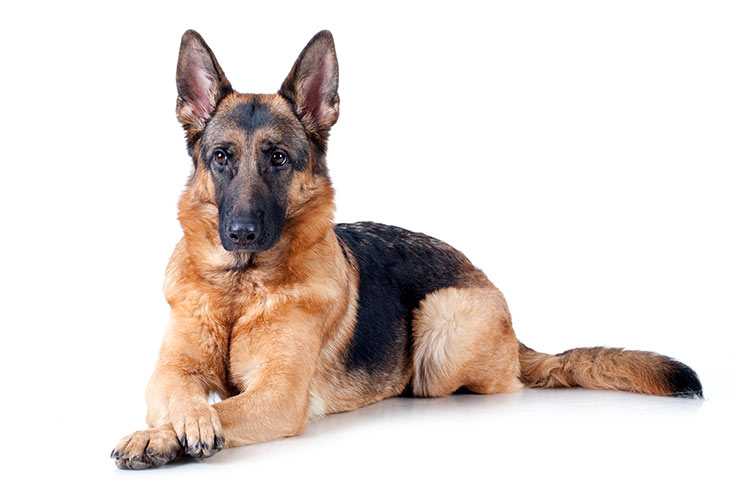
#> input picture German-Shepherd-on-White-00.jpg, 729 x 486 px
$ jupyter execute --allow-errors 'Day 13 NumPy.ipynb'   (shell and % lines are left out)
#> lines starting #> are read from the running program, lines starting #| are printed output that depends on the picture; after the words box and inside, x2 and y2 are one past the last pixel; in counts of white or black regions, pixels touching at a corner belong together
[cell 1]
import numpy as np

[cell 2]
a = [1, 2, 3]
a

[cell 3]
b = [4, 5, 6]
b

#> (a cell that did not finish here is left out)

[cell 5]
a = np.array([1, 2, 3])
a

[cell 6]
b = np.array([4, 5, 6])
b

[cell 7]
a * b

[cell 8]
a.ndim

[cell 9]
a.shape

[cell 10]
a.dtype

[cell 11]
a.astype(np.float64)

[cell 12]
b.dtype

[cell 13]
a.astype(np.int32)

[cell 14]
a

[cell 15]
x = np.array([12, 14, 16], dtype='int16')

[cell 16]
x

[cell 17]
x.dtype

[cell 18]
a = np.array([1,2,3,4,5,6,7,8,9,10,11,12])

[cell 19]
a

[cell 20]
a.ndim

[cell 21]
a.shape

[cell 22]
a.reshape((2, 6))

[cell 23]
a.shape

[cell 24]
a1 = a.reshape((2, 6))
a1

[cell 25]
a1.ndim

[cell 26]
a1.shape

[cell 27]
a.reshape((6, 2))

[cell 28]
a2 = a.reshape((6, 2))
a2

[cell 29]
a2.ndim

[cell 30]
a3 = np.arange(36)
a3

[cell 31]
a3.shape

[cell 32]
a3 = a3.reshape([6, 6])

[cell 33]
a3.shape

[cell 34]
a3.ndim

[cell 35]
a3

[cell 36]
a4 = np.arange(36)

a4 = a4.reshape((4, 3, 3))

a4

[cell 37]
a4.shape

[cell 38]
a4.ndim

[cell 39]
a5 = np.arange(36)

a5.reshape([2,3, -1])

[cell 40]
a6 = np.arange(36)

a6 = a6.reshape([2, -1, 9])

[cell 41]
a6

[cell 42]
a6.ndim

[cell 43]
a6.shape

[cell 44]
a1

[cell 45]
# a1[row, col]

a1[1, 5]

[cell 46]
a1[1, 2:4]

[cell 47]
a1[0, :]

[cell 48]
a[:]

[cell 49]
a

[cell 50]
a1[:, 2]

[cell 51]
a1

[cell 52]
a1[:, [1, 4]]

[cell 53]
a1[:, 0:-1:2]

[cell 54]
a1[:, 1:-1:2]

[cell 55]
a1[:, 1:a1.shape[1]:2]

[cell 56]
a1.shape

[cell 57]
a1.shape[0]

[cell 58]
a1.shape[1]

[cell 59]
a6

[cell 60]
a4

[cell 61]
a4[0]

[cell 62]
a4[0,0]

[cell 63]
a4[0,0,0]

[cell 64]
a4[:, :, 0]

[cell 65]
a4

[cell 66]
a4[:, 0, :]

[cell 67]
a4[0, :, :]

[cell 68]
a4

[cell 69]
a4[:, 1:-1, 1:-1]

[cell 70]
a4[:, 0:-1, 0:-1]

[cell 71]
a

[cell 72]
a[1] *= 100
a

[cell 73]
a2

[cell 74]
a2[3, 1] *= 100
a2

[cell 75]
a2[3, 1] = 555
a2

[cell 76]
a2.shape

[cell 77]
a3

[cell 78]
a3[:, 2] = [10, 10, 10, 10, 10, 10]

[cell 79]
a3

[cell 80]
a3

[cell 81]
a1

[cell 82]
a1[:, 3] = [551, 552]
a1

[cell 83]
a4

[cell 84]
a4[::-1]

[cell 85]
a4[0, :, :] = np.zeros(9).reshape((3, 3))
a4

[cell 86]
np.identity(12)

[cell 87]
np.ones(20).reshape((4, 5))

[cell 88]
np.ones(25).reshape((5, 5))

[cell 89]
np.full((5, 12), 438)

[cell 90]
np.ones(60).reshape(5, 12) * 438

[cell 91]
b1 = np.array([[18, 21, 44, 23]])
b1

[cell 92]
b2 = np.repeat(b1, 3, axis = 1)
b2

[cell 93]
b3 = np.vstack([b1, b1, b1])

[cell 94]
b3

[cell 95]
b3.dtype

[cell 96]
d = np.ones(6, dtype='int32').reshape((3, 2))
d

[cell 97]
b4 = np.hstack([b3, d])
b4

[cell 98]
[1, 2, 3] * 3

[cell 99]
a

[cell 100]
a * 2

[cell 101]
a / 2.5

[cell 102]
np.sin(a)

[cell 103]
np.tanh(a)

[cell 104]
np.cos(a)

[cell 105]
np.power(np.sin(a), 2) + np.power(np.cos(a), 2)

[cell 106]
a3.shape

[cell 107]
np.linalg.det(a3)

[cell 108]
np.linalg.eigvals(a3)

[cell 109]
np.min(a3)

[cell 110]
a6.shape

[cell 111]
np.min(a6)

[cell 112]
np.max(a6)

[cell 113]
r1 = np.random.random((5, 3))
r1

[cell 114]
r2 = np.random.random((1, 5))
r2

[cell 115]
np.matmul(r2, r1)

[cell 116]
r3 = np.random.random((3, 1))
r3

[cell 117]
np.matmul(r1, r3)

[cell 118]
q = np.array([1, 2, 3])
q

[cell 119]
p = np.array([4, 7, 9])
p

[cell 120]
p.ndim

[cell 121]
p.shape

[cell 122]
p * q

[cell 123]
p

[cell 124]
q

[cell 125]
np.matmul(p, q)

[cell 126]
4 + 14 + 27

[cell 127]
q = np.array([[1, 2, 3]])
q

[cell 128]
p = np.array([[4, 7, 9]])
p

#> (a cell that did not finish here is left out)

[cell 130]
p.ndim

[cell 131]
p.shape

[cell 132]
import matplotlib.pylab as plt

[cell 133]
import skimage

[cell 134]
from skimage import io
photo = io.imread('German-Shepherd-on-White-00.jpg')
#> photo is the input picture: shape (486, 729, 3); mean R, G, B 225.2, 215.1, 210

[cell 135]
photo.ndim
#> Out = 3

[cell 136]
photo.shape
#> Out = (486, 729, 3)

[cell 137]
photo[0, :, :]
#> Out = 729 rows, first 8: [255, 255, 255], [255, 255, 255], [255, 255, 255], [255, 255, 255], [255, 255, 255], [255, 255, 255], [255, 255, 255], [255, 255, 255]

[cell 138]
import matplotlib.pyplot as plt

[cell 139]
plt.imshow(photo)

[cell 140]
photo2 = photo[0:-1:12, 0:-1:12, :]
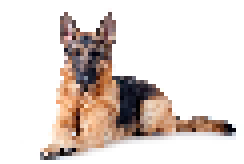
#> photo2: shape (41, 61, 3) (shown 4 times larger); mean R, G, B 225.3, 215.3, 210.4

[cell 141]
plt.imshow(photo2)

[cell 142]
plt.imshow(photo[::-1])
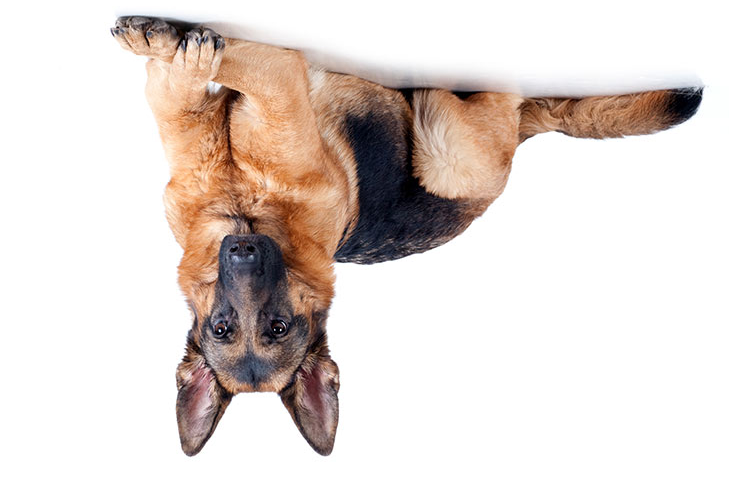
#> shown: shape (486, 729, 3); mean R, G, B 225.2, 215.1, 210

[cell 143]
photo.shape
#> Out = (486, 729, 3)

[cell 144]
photo3 = photo * 0.5
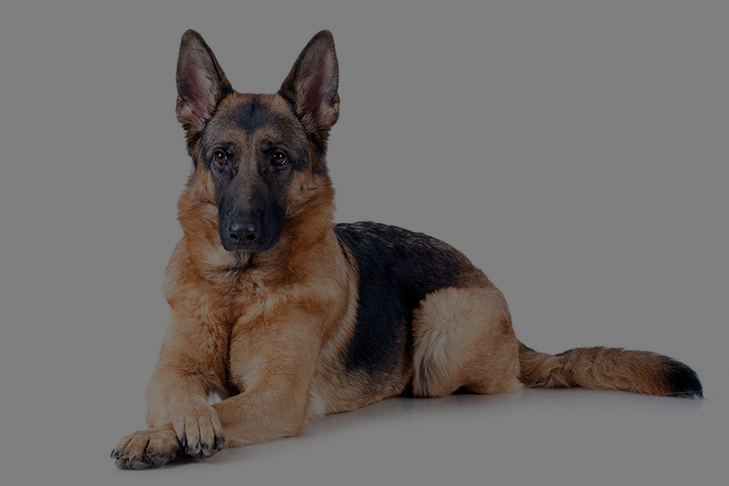
#> photo3: shape (486, 729, 3) float64; mean R, G, B 112.6, 107.5, 105
plt.imshow(photo3)
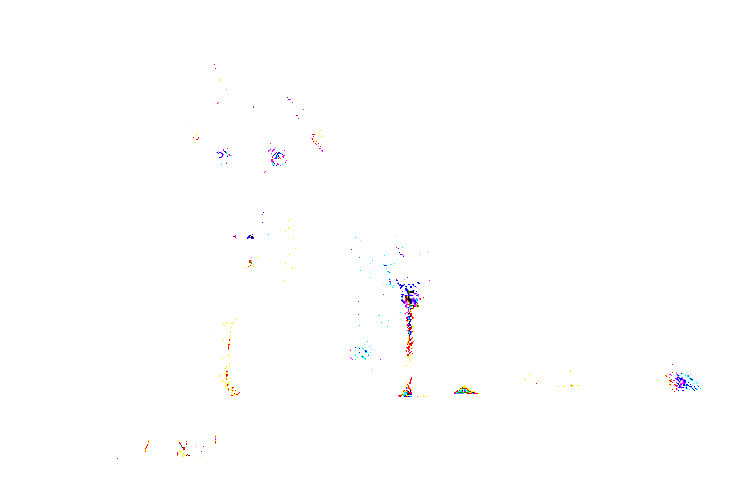
#> shown: shape (486, 729, 3) float64; mean R, G, B 0.998, 0.998, 0.998

[cell 145]
photo3 = photo * 0.8
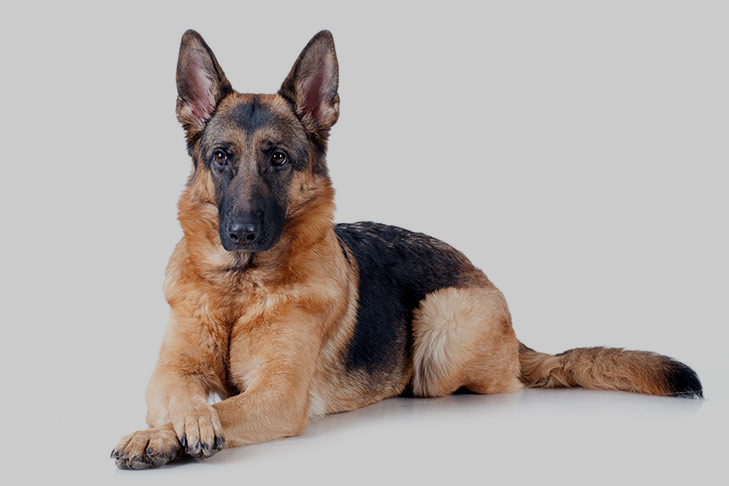
#> photo3: shape (486, 729, 3) float64; mean R, G, B 180.2, 172.1, 168
plt.imshow(photo3)

$ run again, with fig.png saved as German-Shepherd-on-White-00.jpg
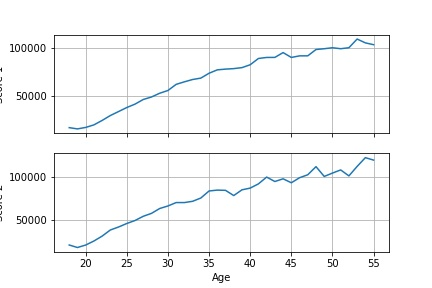
#> input picture fig.png, 432 x 288 px
#> photo is the input picture: shape (288, 432, 3); mean R, G, B 247.2, 247.9, 248.2
#> `photo[0, :, :]`: Out = 432 rows, first 8: [255, 255, 255], [255, 255, 255], [255, 255, 255], [255, 255, 255], [255, 255, 255], [255, 255, 255], [255, 255, 255], [255, 255, 255]
#> `[cell 144] photo3 = photo * 0.5 plt.imshow(photo3)`:
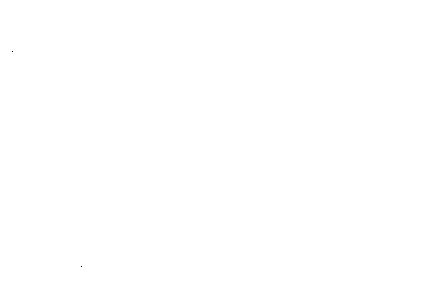
#> shown: shape (288, 432, 3) float64; values 0 (black) and 1 (white), 100% white; black in thin lines or dots, all inside (x1, y1, x2, y2) = (12, 51, 82, 267)
#> `photo3 = photo * 0.8`:
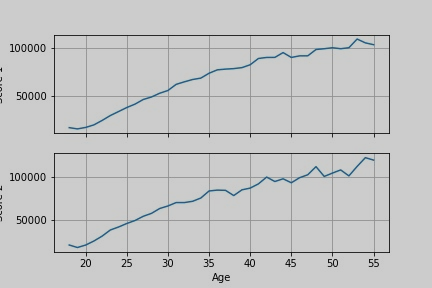
#> photo3: shape (288, 432, 3) float64; mean R, G, B 197.8, 198.3, 198.6

$ run again, with xkcd.png saved as German-Shepherd-on-White-00.jpg
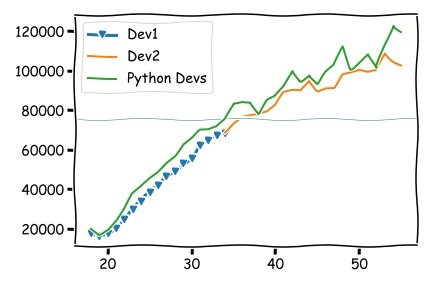
#> input picture xkcd.png, 432 x 288 px
#> photo is the input picture: shape (288, 432, 3); mean R, G, B 243.7, 244.9, 243.8
#> `photo[0, :, :]`: Out = 432 rows, first 8: [255, 255, 255], [255, 255, 255], [255, 255, 255], [255, 255, 255], [255, 255, 255], [255, 255, 255], [255, 255, 255], [255, 255, 255]
#> `photo3 = photo * 0.8`:
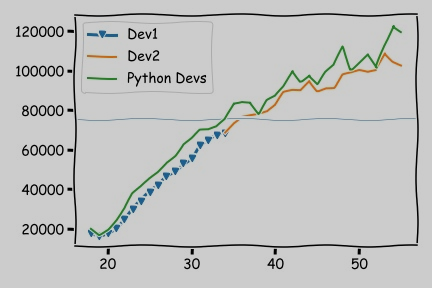
#> photo3: shape (288, 432, 3) float64; mean R, G, B 195, 195.9, 195
#> `[cell 145] photo3 = photo * 0.8 plt.imshow(photo3)`:
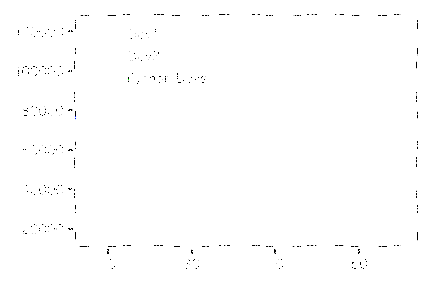
#> shown: shape (288, 432, 3) float64; mean R, G, B 0.995, 0.995, 0.995
